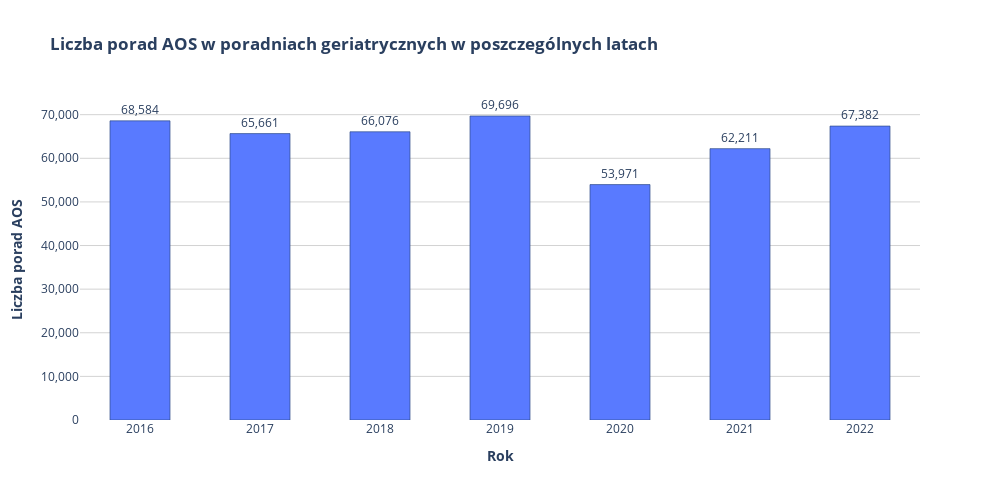

Notebook source saved alongside this figure:
### Markdown cell above
# Analiza liczby porad AOS w poradniach geriatrycznych

### Code cell
# Wykres słupkowy liczby porad AOS w poradniach geriatrycznych w poszczególnych latach

fig_l_porad_bar = px.bar(
                                df_aos_geriatria_grouped_by_year, 
                                x="Rok", 
                                y="Liczba_Porad_AOS", 
                                title="<b>Liczba porad AOS w poradniach geriatrycznych w poszczególnych latach",
                                labels={"Rok": "<b>Rok", "Liczba_Porad_AOS": "<b>Liczba porad AOS"},
                                height=500, 
                                width=1000,
                                color="Liczba_Porad_AOS",
                            )

fig_l_porad_bar.update_traces(
                                marker=dict(
                                            color="#597AFF",
                                            line=dict(color="#304C89", width=0.7)
                                            ),
                                width=0.5,
                                hovertemplate="Rok: <b>%{x}</b> <br>Suma porad AOS: <b>%{y}</b>",
                                texttemplate="%{y}",
                                textposition="outside"
                            )

fig_l_porad_bar.update_layout(
                                yaxis=dict(
                                            tickformat=",",
                                            showgrid=True,
                                            gridcolor="lightgray"
                                            ),
                                hoverlabel=dict(bgcolor="#B1CAF2"),
                                hoverlabel_align="left",
                                plot_bgcolor="white",
                                paper_bgcolor="white",
                                xaxis=dict(
                                            showgrid=False,
                                            gridcolor="lightgray"
                                            )
                            )

fig_l_porad_bar.show()

### Figure 1 — Plotly figure (JSON) as saved in the notebook; plotly's stock layout.template omitted (floating-point values rounded to 4 significant figures)
{"data": [{"alignmentgroup": "True", "hovertemplate": "Rok: <b>%{x}</b> <br>Suma porad AOS: <b>%{y}</b>", "legendgroup": "", "marker": {"color": "#597AFF", "coloraxis": "coloraxis", "line": {"color": "#304C89", "width": 0.7}, "pattern": {"shape": ""}}, "name": "", "offsetgroup": "", "orientation": "v", "showlegend": false, "textposition": "outside", "texttemplate": "%{y}", "type": "bar", "width": 0.5, "x": [2016, 2017, 2018, 2019, 2020, 2021, 2022], "xaxis": "x", "y": [68584, 65661, 66076, 69696, 53971, 62211, 67382], "yaxis": "y"}], "layout": {"barmode": "relative", "coloraxis": {"colorbar": {"title": {"text": "<b>Liczba porad AOS"}}, "colorscale": [[0, "#0d0887"], [0.1111, "#46039f"], [0.2222, "#7201a8"], [0.3333, "#9c179e"], [0.4444, "#bd3786"], [0.5556, "#d8576b"], [0.6667, "#ed7953"], [0.7778, "#fb9f3a"], [0.8889, "#fdca26"], [1, "#f0f921"]]}, "height": 500, "hoverlabel": {"align": "left", "bgcolor": "#B1CAF2"}, "legend": {"tracegroupgap": 0}, "paper_bgcolor": "white", "plot_bgcolor": "white", "title": {"text": "<b>Liczba porad AOS w poradniach geriatrycznych w poszczególnych latach"}, "width": 1000, "xaxis": {"anchor": "y", "domain": [0, 1], "gridcolor": "lightgray", "showgrid": false, "title": {"text": "<b>Rok"}}, "yaxis": {"anchor": "x", "domain": [0, 1], "gridcolor": "lightgray", "showgrid": true, "tickformat": ",", "title": {"text": "<b>Liczba porad AOS"}}}}
